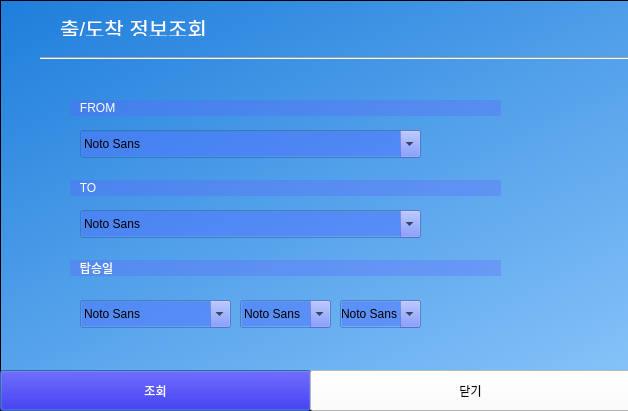
<?xml version="1.0" encoding="UTF-8"?>
<ui version="4.0">
 <class>Dialog</class>
 <widget class="QDialog" name="Dialog">
  <property name="geometry">
   <rect>
    <x>0</x>
    <y>0</y>
    <width>628</width>
    <height>411</height>
   </rect>
  </property>
  <property name="windowTitle">
   <string>Dialog</string>
  </property>
  <property name="styleSheet">
   <string notr="true"/>
  </property>
  <widget class="Line" name="line">
   <property name="geometry">
    <rect>
     <x>40</x>
     <y>50</y>
     <width>831</width>
     <height>16</height>
    </rect>
   </property>
   <property name="orientation">
    <enum>Qt::Horizontal</enum>
   </property>
  </widget>
  <widget class="QLabel" name="TitleLabel">
   <property name="geometry">
    <rect>
     <x>60</x>
     <y>20</y>
     <width>161</width>
     <height>16</height>
    </rect>
   </property>
   <property name="styleSheet">
    <string notr="true">color: rgb(255, 255, 255);
font-size: 16pt;</string>
   </property>
   <property name="text">
    <string>출/도착 정보조회</string>
   </property>
  </widget>
  <widget class="QFrame" name="frame_2">
   <property name="geometry">
    <rect>
     <x>0</x>
     <y>0</y>
     <width>861</width>
     <height>411</height>
    </rect>
   </property>
   <property name="styleSheet">
    <string notr="true">background-color: qlineargradient(spread:pad, x1:0, y1:0, x2:1, y2:1, stop:0 rgba(30, 126, 219, 255), stop:1 rgba(156, 209, 255, 255))</string>
   </property>
   <property name="frameShape">
    <enum>QFrame::StyledPanel</enum>
   </property>
   <property name="frameShadow">
    <enum>QFrame::Raised</enum>
   </property>
   <widget class="QLabel" name="DateLabel">
    <property name="geometry">
     <rect>
      <x>70</x>
      <y>260</y>
      <width>431</width>
      <height>16</height>
     </rect>
    </property>
    <property name="styleSheet">
     <string notr="true">color: rgb(255, 255, 255);
background-color: rgb(95, 96, 255,30%);</string>
    </property>
    <property name="text">
     <string>   탑승일</string>
    </property>
   </widget>
   <widget class="QPushButton" name="QueryButton">
    <property name="geometry">
     <rect>
      <x>0</x>
      <y>370</y>
      <width>311</width>
      <height>41</height>
     </rect>
    </property>
    <property name="styleSheet">
     <string notr="true">background-color: rgb(15, 0, 203);
color: rgb(255,255,255);
</string>
    </property>
    <property name="text">
     <string>조회</string>
    </property>
   </widget>
   <widget class="QLabel" name="FromLabel">
    <property name="geometry">
     <rect>
      <x>70</x>
      <y>100</y>
      <width>431</width>
      <height>16</height>
     </rect>
    </property>
    <property name="styleSheet">
     <string notr="true">color: rgb(255, 255, 255);
background-color: rgb(95, 96, 255,30%)</string>
    </property>
    <property name="text">
     <string>   FROM</string>
    </property>
   </widget>
   <widget class="QLabel" name="ToLabel">
    <property name="geometry">
     <rect>
      <x>70</x>
      <y>180</y>
      <width>431</width>
      <height>16</height>
     </rect>
    </property>
    <property name="styleSheet">
     <string notr="true">color: rgb(255, 255, 255);
background-color: rgb(95,96,255,30%);</string>
    </property>
    <property name="text">
     <string>   TO</string>
    </property>
   </widget>
   <widget class="QPushButton" name="CloseButton">
    <property name="geometry">
     <rect>
      <x>310</x>
      <y>370</y>
      <width>321</width>
      <height>41</height>
     </rect>
    </property>
    <property name="styleSheet">
     <string notr="true">background-color: rgb(255, 255, 255);
color: rgb(0,0,0);
</string>
    </property>
    <property name="text">
     <string>닫기</string>
    </property>
   </widget>
   <widget class="QFontComboBox" name="fontComboBox">
    <property name="geometry">
     <rect>
      <x>80</x>
      <y>130</y>
      <width>341</width>
      <height>28</height>
     </rect>
    </property>
    <property name="styleSheet">
     <string notr="true">background-color: rgba(80,114,255,128);</string>
    </property>
    <property name="currentText">
     <string>출발지를 선택하여 주세요</string>
    </property>
    <property name="currentFont">
     <font>
      <family>Nanum Gothic</family>
     </font>
    </property>
   </widget>
   <widget class="QFontComboBox" name="fontComboBox_2">
    <property name="geometry">
     <rect>
      <x>80</x>
      <y>210</y>
      <width>341</width>
      <height>28</height>
     </rect>
    </property>
    <property name="styleSheet">
     <string notr="true">background-color: rgba(80,114,255,128);</string>
    </property>
    <property name="currentText">
     <string>도착지를 선택하여 주세요</string>
    </property>
    <property name="currentFont">
     <font>
      <family>Nanum Gothic</family>
     </font>
    </property>
   </widget>
   <widget class="QFontComboBox" name="fontComboBox_3">
    <property name="geometry">
     <rect>
      <x>80</x>
      <y>300</y>
      <width>151</width>
      <height>28</height>
     </rect>
    </property>
    <property name="styleSheet">
     <string notr="true">background-color: rgba(80,114,255,128);</string>
    </property>
    <property name="currentText">
     <string>2021</string>
    </property>
    <property name="currentFont">
     <font>
      <family>Nanum Gothic</family>
     </font>
    </property>
   </widget>
   <widget class="QFontComboBox" name="fontComboBox_4">
    <property name="geometry">
     <rect>
      <x>240</x>
      <y>300</y>
      <width>91</width>
      <height>28</height>
     </rect>
    </property>
    <property name="styleSheet">
     <string notr="true">background-color: rgba(80,114,255,128);</string>
    </property>
    <property name="currentText">
     <string>01</string>
    </property>
    <property name="currentFont">
     <font>
      <family>Nanum Gothic</family>
     </font>
    </property>
   </widget>
   <widget class="QFontComboBox" name="fontComboBox_5">
    <property name="geometry">
     <rect>
      <x>340</x>
      <y>300</y>
      <width>81</width>
      <height>28</height>
     </rect>
    </property>
    <property name="styleSheet">
     <string notr="true">background-color: rgba(80,114,255,128);</string>
    </property>
    <property name="currentText">
     <string>01</string>
    </property>
    <property name="currentFont">
     <font>
      <family>Nanum Gothic</family>
     </font>
    </property>
   </widget>
  </widget>
  <zorder>frame_2</zorder>
  <zorder>line</zorder>
  <zorder>TitleLabel</zorder>
 </widget>
 <resources/>
 <connections/>
</ui>
